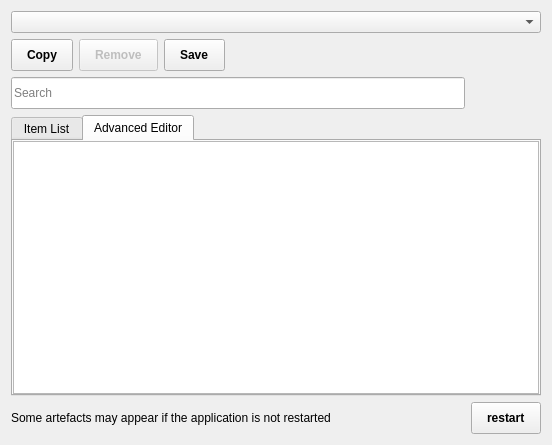
<?xml version="1.0" encoding="UTF-8"?>
<ui version="4.0">
 <class>ScopyColorEditor</class>
 <widget class="QWidget" name="ScopyColorEditor">
  <property name="geometry">
   <rect>
    <x>0</x>
    <y>0</y>
    <width>552</width>
    <height>445</height>
   </rect>
  </property>
  <property name="windowTitle">
   <string>Form</string>
  </property>
  <property name="styleSheet">
   <string notr="true"/>
  </property>
  <layout class="QVBoxLayout" name="verticalLayout">
   <property name="spacing">
    <number>6</number>
   </property>
   <item>
    <widget class="QComboBox" name="stylesheetsCmbBox">
     <property name="sizePolicy">
      <sizepolicy hsizetype="Expanding" vsizetype="Fixed">
       <horstretch>0</horstretch>
       <verstretch>0</verstretch>
      </sizepolicy>
     </property>
     <property name="sizeAdjustPolicy">
      <enum>QComboBox::AdjustToContentsOnFirstShow</enum>
     </property>
    </widget>
   </item>
   <item>
    <layout class="QHBoxLayout" name="hLayout">
     <item>
      <widget class="QPushButton" name="btnCopy">
       <property name="enabled">
        <bool>true</bool>
       </property>
       <property name="minimumSize">
        <size>
         <width>0</width>
         <height>32</height>
        </size>
       </property>
       <property name="styleSheet">
        <string notr="true">
QPushButton {

  text-align: left;
  font-weight: bold;
  padding-left: 15px;
  padding-right: 15px;

}</string>
       </property>
       <property name="text">
        <string>Copy</string>
       </property>
       <property name="flat">
        <bool>false</bool>
       </property>
       <property name="blue_button" stdset="0">
        <bool>true</bool>
       </property>
      </widget>
     </item>
     <item>
      <widget class="QPushButton" name="btnRemove">
       <property name="enabled">
        <bool>false</bool>
       </property>
       <property name="sizePolicy">
        <sizepolicy hsizetype="Minimum" vsizetype="Fixed">
         <horstretch>0</horstretch>
         <verstretch>0</verstretch>
        </sizepolicy>
       </property>
       <property name="minimumSize">
        <size>
         <width>0</width>
         <height>32</height>
        </size>
       </property>
       <property name="styleSheet">
        <string notr="true">
QPushButton {

  text-align: left;
  font-weight: bold;
  padding-left: 15px;
  padding-right: 15px;

}
</string>
       </property>
       <property name="text">
        <string>Remove</string>
       </property>
       <property name="blue_button" stdset="0">
        <bool>true</bool>
       </property>
      </widget>
     </item>
     <item>
      <widget class="QPushButton" name="btnSave">
       <property name="minimumSize">
        <size>
         <width>0</width>
         <height>32</height>
        </size>
       </property>
       <property name="styleSheet">
        <string notr="true">
QPushButton {

  text-align: left;
  font-weight: bold;
  padding-left: 15px;
  padding-right: 15px;

}
</string>
       </property>
       <property name="text">
        <string>Save</string>
       </property>
       <property name="blue_button" stdset="0">
        <bool>true</bool>
       </property>
      </widget>
     </item>
     <item>
      <spacer name="hSpacer">
       <property name="orientation">
        <enum>Qt::Horizontal</enum>
       </property>
       <property name="sizeHint" stdset="0">
        <size>
         <width>40</width>
         <height>20</height>
        </size>
       </property>
      </spacer>
     </item>
    </layout>
   </item>
   <item>
    <layout class="QHBoxLayout" name="hLayout_2">
     <item>
      <widget class="QLineEdit" name="lineEditSearch">
       <property name="maximumSize">
        <size>
         <width>16777215</width>
         <height>32</height>
        </size>
       </property>
       <property name="styleSheet">
        <string notr="true">QLineEdit {
	border-color: grey;
}
</string>
       </property>
       <property name="frame">
        <bool>true</bool>
       </property>
       <property name="placeholderText">
        <string>Search</string>
       </property>
      </widget>
     </item>
     <item>
      <widget class="QPushButton" name="btnPrevMatch">
       <property name="enabled">
        <bool>false</bool>
       </property>
       <property name="minimumSize">
        <size>
         <width>32</width>
         <height>32</height>
        </size>
       </property>
       <property name="maximumSize">
        <size>
         <width>32</width>
         <height>32</height>
        </size>
       </property>
       <property name="text">
        <string/>
       </property>
       <property name="icon">
        <iconset resource="../resources/resources.qrc">
         <normaloff>:/icons/common/time_trigger_left.svg</normaloff>:/icons/common/time_trigger_left.svg</iconset>
       </property>
       <property name="iconSize">
        <size>
         <width>32</width>
         <height>32</height>
        </size>
       </property>
       <property name="flat">
        <bool>true</bool>
       </property>
      </widget>
     </item>
     <item>
      <widget class="QPushButton" name="btnNextMatch">
       <property name="enabled">
        <bool>false</bool>
       </property>
       <property name="minimumSize">
        <size>
         <width>32</width>
         <height>32</height>
        </size>
       </property>
       <property name="maximumSize">
        <size>
         <width>32</width>
         <height>32</height>
        </size>
       </property>
       <property name="text">
        <string/>
       </property>
       <property name="icon">
        <iconset resource="../resources/resources.qrc">
         <normaloff>:/icons/common/time_trigger_right.svg</normaloff>:/icons/common/time_trigger_right.svg</iconset>
       </property>
       <property name="iconSize">
        <size>
         <width>32</width>
         <height>32</height>
        </size>
       </property>
       <property name="flat">
        <bool>true</bool>
       </property>
      </widget>
     </item>
    </layout>
   </item>
   <item>
    <widget class="QTabWidget" name="tabWidget">
     <property name="currentIndex">
      <number>1</number>
     </property>
     <property name="movable">
      <bool>true</bool>
     </property>
     <widget class="QWidget" name="widgetItemList">
      <attribute name="title">
       <string>Item List</string>
      </attribute>
      <layout class="QVBoxLayout" name="verticalLayout_2">
       <property name="spacing">
        <number>0</number>
       </property>
       <property name="leftMargin">
        <number>0</number>
       </property>
       <property name="topMargin">
        <number>0</number>
       </property>
       <property name="rightMargin">
        <number>0</number>
       </property>
       <property name="bottomMargin">
        <number>0</number>
       </property>
       <item>
        <widget class="QScrollArea" name="scrollArea">
         <property name="widgetResizable">
          <bool>true</bool>
         </property>
         <widget class="QWidget" name="widgetItemListContents">
          <property name="geometry">
           <rect>
            <x>0</x>
            <y>0</y>
            <width>528</width>
            <height>245</height>
           </rect>
          </property>
          <layout class="QVBoxLayout" name="itemListLayout">
           <property name="spacing">
            <number>3</number>
           </property>
           <property name="leftMargin">
            <number>0</number>
           </property>
           <property name="topMargin">
            <number>0</number>
           </property>
           <property name="rightMargin">
            <number>0</number>
           </property>
           <property name="bottomMargin">
            <number>0</number>
           </property>
          </layout>
         </widget>
        </widget>
       </item>
      </layout>
     </widget>
     <widget class="QWidget" name="widgetAdvancedEditor">
      <attribute name="title">
       <string>Advanced Editor</string>
      </attribute>
      <layout class="QVBoxLayout" name="verticalLayout_3">
       <property name="spacing">
        <number>0</number>
       </property>
       <property name="leftMargin">
        <number>0</number>
       </property>
       <property name="topMargin">
        <number>0</number>
       </property>
       <property name="rightMargin">
        <number>0</number>
       </property>
       <property name="bottomMargin">
        <number>0</number>
       </property>
       <item>
        <widget class="QTextEdit" name="textEditAdvancedEditor"/>
       </item>
      </layout>
     </widget>
    </widget>
   </item>
   <item>
    <widget class="QWidget" name="widgetRestartWarning" native="true">
     <layout class="QHBoxLayout" name="horizontalLayout_3">
      <property name="leftMargin">
       <number>0</number>
      </property>
      <property name="topMargin">
       <number>0</number>
      </property>
      <property name="rightMargin">
       <number>0</number>
      </property>
      <property name="bottomMargin">
       <number>0</number>
      </property>
      <item>
       <widget class="QLabel" name="lbl">
        <property name="text">
         <string>Some artefacts may appear if the application is not restarted</string>
        </property>
       </widget>
      </item>
      <item>
       <spacer name="hSpacer_2">
        <property name="orientation">
         <enum>Qt::Horizontal</enum>
        </property>
        <property name="sizeHint" stdset="0">
         <size>
          <width>40</width>
          <height>20</height>
         </size>
        </property>
       </spacer>
      </item>
      <item>
       <widget class="QPushButton" name="btnRestart">
        <property name="minimumSize">
         <size>
          <width>0</width>
          <height>32</height>
         </size>
        </property>
        <property name="styleSheet">
         <string notr="true">
QPushButton {
  text-align: left;
  font-weight: bold;
  padding-left: 15px;
  padding-right: 15px;

}</string>
        </property>
        <property name="text">
         <string>restart</string>
        </property>
        <property name="blue_button" stdset="0">
         <bool>true</bool>
        </property>
       </widget>
      </item>
     </layout>
    </widget>
   </item>
  </layout>
 </widget>
 <resources>
  <include location="../resources/resources.qrc"/>
 </resources>
 <connections/>
</ui>
